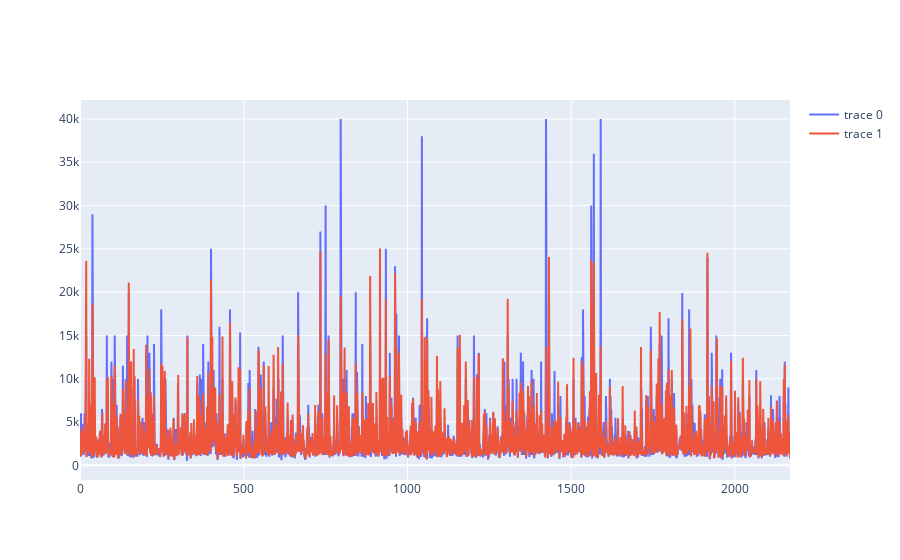

The cell this chart's notebook holds for it:
### Code cell
#Criando um gráfico para comparar todos os valores de preços ainda não vistos e o que o modelo achou deles. 
#Ele mostra o valor dos apartamentos e o quanto ele achou que valiam
fig = go.Figure(data=[go.Scatter(y=y_test.values),
                     go.Scatter(y=final_model_predictions)])
fig.show()

### Figure 1 — Plotly figure (JSON) as saved in the notebook; plotly's stock layout.template omitted (floating-point values rounded to 4 significant figures; data arrays with more than 128 entries replaced by an {"elided": "..."} marker saying what was removed)
{"data": [{"type": "scatter", "y": {"elided": "2169 int values"}}, {"type": "scatter", "y": {"elided": "2169 float values"}}], "layout": {"autosize": true, "xaxis": {"autorange": true, "range": [0, 2168]}, "yaxis": {"autorange": true, "range": [-1694.0, 42190.0], "type": "linear"}}}
